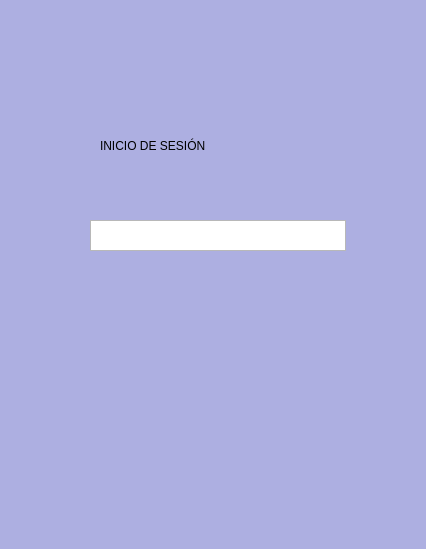
<?xml version="1.0" encoding="UTF-8"?>
<ui version="4.0">
 <class>Dialog</class>
 <widget class="QDialog" name="Dialog">
  <property name="geometry">
   <rect>
    <x>0</x>
    <y>0</y>
    <width>426</width>
    <height>549</height>
   </rect>
  </property>
  <property name="windowTitle">
   <string>Dialog</string>
  </property>
  <widget class="QLabel" name="label">
   <property name="geometry">
    <rect>
     <x>0</x>
     <y>-10</y>
     <width>431</width>
     <height>621</height>
    </rect>
   </property>
   <property name="styleSheet">
    <string notr="true">background-color: rgb(173, 175, 225);
color: rgb(39, 7, 69);</string>
   </property>
   <property name="text">
    <string/>
   </property>
  </widget>
  <widget class="QLabel" name="label_2">
   <property name="geometry">
    <rect>
     <x>170</x>
     <y>0</y>
     <width>91</width>
     <height>101</height>
    </rect>
   </property>
   <property name="styleSheet">
    <string notr="true">image: url(:/login/logo.png)</string>
   </property>
   <property name="text">
    <string/>
   </property>
  </widget>
  <widget class="QLabel" name="label_3">
   <property name="geometry">
    <rect>
     <x>100</x>
     <y>120</y>
     <width>241</width>
     <height>51</height>
    </rect>
   </property>
   <property name="styleSheet">
    <string notr="true">
font: 700 22pt &quot;Berlin Sans FB Demi&quot;;</string>
   </property>
   <property name="text">
    <string>INICIO DE SESIÓN</string>
   </property>
  </widget>
  <widget class="QTextBrowser" name="textBrowser">
   <property name="geometry">
    <rect>
     <x>90</x>
     <y>220</y>
     <width>256</width>
     <height>31</height>
    </rect>
   </property>
  </widget>
 </widget>
 <resources>
  <include location="imagenes/imagenes.qrc"/>
 </resources>
 <connections/>
</ui>
